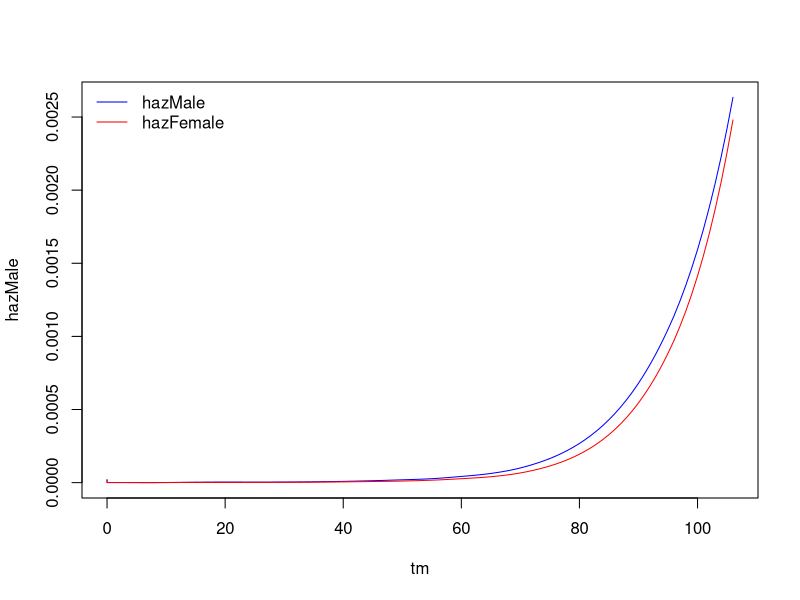
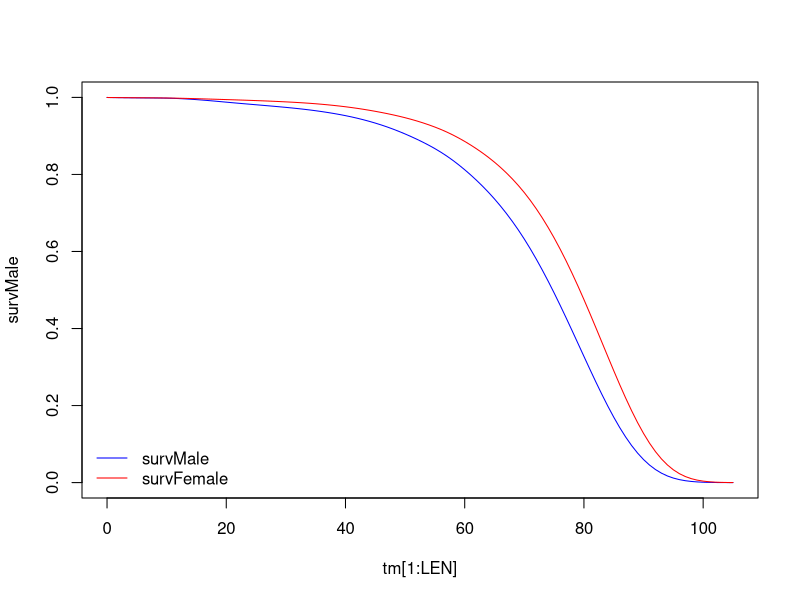
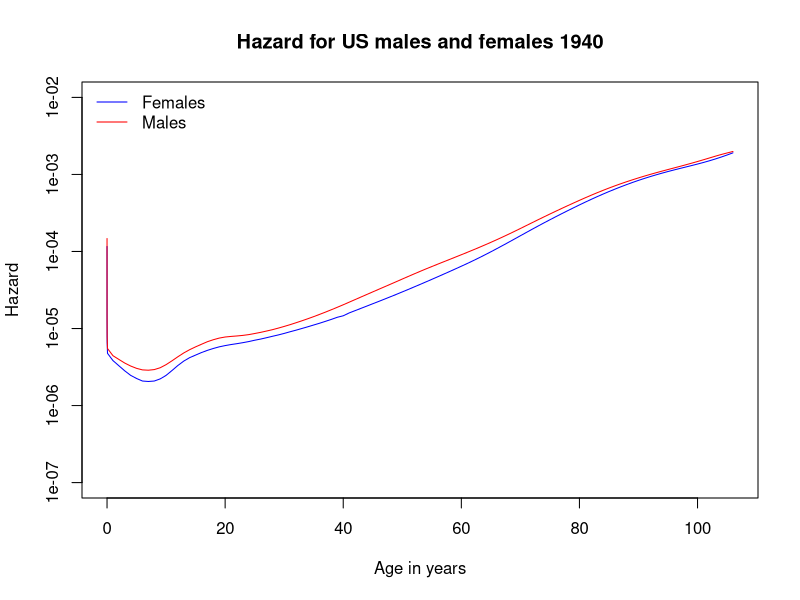
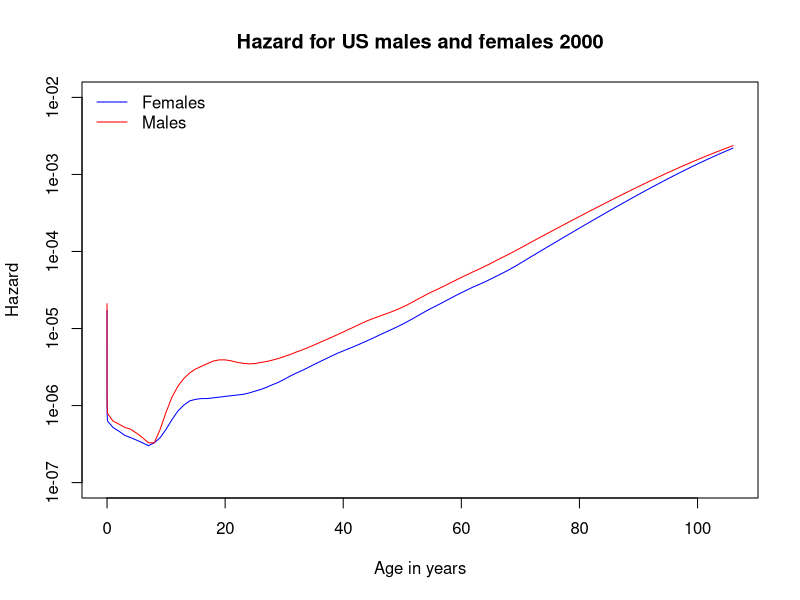
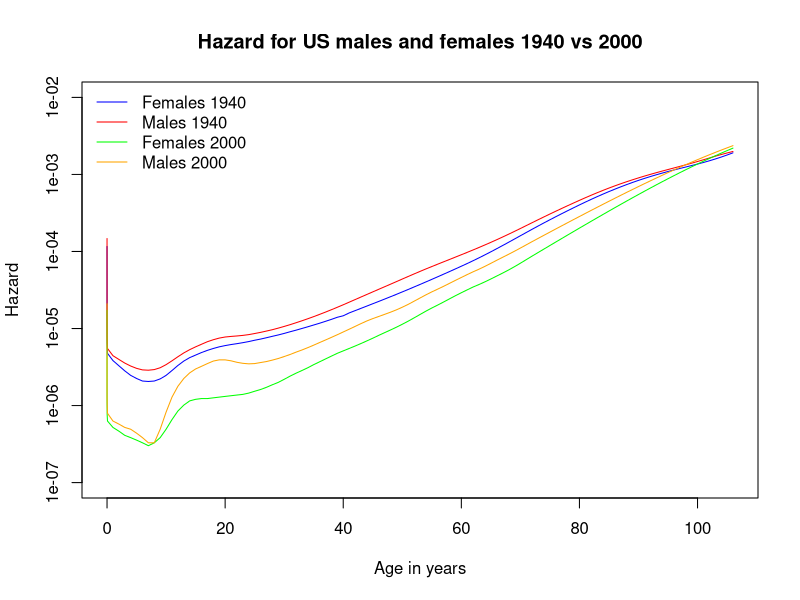
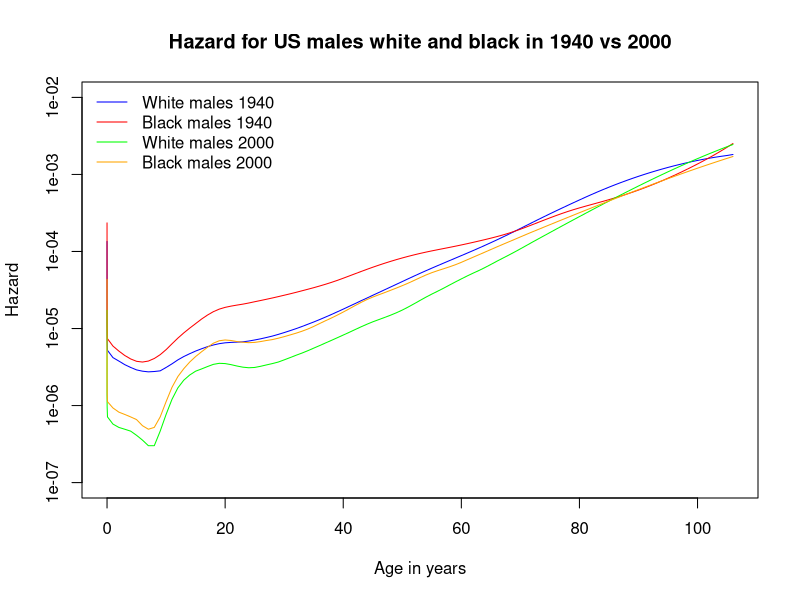

Recreate these plots in R, in order.
####################################################################
#                     Practica No.4
# Pregunta 
####################################################################

#install.packages("asaur")
#library(asaur)

#gastricXelox[23:27,]

#head(gastricXelox)
#head(pancreatic)

#
#install.packages("survival")
library(survival)
head(survexp.us)
str(survexp.us)

DAYS_BY_YEAR <- 365.25
#attach(survexp.us)
hazMale <- survexp.us[,"male","2004"]
hazFemale <- survexp.us[,"female","2004"]
tm <- c(0,
        1/DAYS_BY_YEAR,
        7/DAYS_BY_YEAR,
        28/DAYS_BY_YEAR,
        1:(dim(hazMale)-4))
tm
length(tm)
dim(hazMale)
dim(hazFemale)

plot(x = tm, y = hazMale, type = "l", col="blue",lwd=1)
lines(x = tm, y = hazFemale, type = "l", col="red",lwd=1)
legend("topleft",col=c("blue","red"),legend =c("hazMale","hazFemale"), lwd=1, bty = "n")


#plot(x = tm, y = hazFemale, type = "l")

# Calcula la integral como una suma de las áreas de los
# rectangulos
tm.diff <- diff(tm)
LEN <- length(tm.diff)
survMale <- exp(-cumsum(hazMale[1:LEN]*tm.diff)*DAYS_BY_YEAR)
survFemale <- exp(-cumsum(hazFemale[1:LEN]*tm.diff)*DAYS_BY_YEAR)

plot(x = tm[1:LEN], y = survMale, type = "l", col="blue",lwd=1)
#points(x = tm[1:LEN], y = survFemale, type = "l", col="green")
lines(x = tm[1:LEN], y = survFemale, type = "l", col="red",lwd=1)

legend("bottomleft",col=c("blue","red"),legend =c("survMale","survFemale"), lwd=1, bty = "n")

cbind(tm[1:LEN], tm.diff)

sum(survMale*tm.diff)
sum(survFemale*tm.diff)

##################################################################
#                       Exercises
##################################################################

##################################################################
# 2.1. Using the "survexp.us" data described in Example 2.2, plot
# the hazard functions for men and women in 1940 and 2000. Comment 
# on the change in mortality rates in children
##################################################################

# 1940
##################################################################
hazMale_1940 <- survexp.us[,"male","1940"]
hazFemale_1940 <- survexp.us[,"female","1940"]
tm_1940 <- c(0,
        1/DAYS_BY_YEAR,
        7/DAYS_BY_YEAR,
        28/DAYS_BY_YEAR,
        1:(dim(hazMale_1940)-4))

plot(x = tm, log = "y", y = hazFemale_1940, type = "l", col="blue", lwd=1, 
      ylab ="Hazard", xlab = "Age in years", 
      main ="Hazard for US males and females 1940", ylim=c(1e-07,1e-02))
lines(x = tm, y = hazMale_1940, type = "l", col="red",lwd=1)
legend("topleft",col=c("blue","red"),legend =c("Females","Males"), lwd=1, bty = "n")

# 2000
##################################################################

hazMale_2000 <- survexp.us[,"male","2000"]
hazFemale_2000 <- survexp.us[,"female","2000"]
tm_2000 <- c(0,
             1/DAYS_BY_YEAR,
             7/DAYS_BY_YEAR,
             28/DAYS_BY_YEAR,
             1:(dim(hazMale_2000)-4))

plot(x = tm, log = "y", y = hazFemale_2000, type = "l", col="blue", lwd=1, 
     ylab ="Hazard", xlab = "Age in years", 
     main ="Hazard for US males and females 2000", ylim=c(1e-07,1e-02))
lines(x = tm,  y = hazMale_2000, type = "l", col="red",lwd=1)
legend("topleft",col=c("blue","red"),legend =c("Females","Males"), lwd=1, bty = "n")


# 1940 - 2000
##################################################################

plot(x = tm, log = "y", y = hazFemale_1940, type = "l", col="blue", lwd=1, 
     ylab ="Hazard", xlab = "Age in years", 
     main ="Hazard for US males and females 1940 vs 2000", ylim=c(1e-07,1e-02))
lines(x = tm,  y = hazMale_1940, type = "l", col="red",lwd=1)
lines(x = tm,  y = hazFemale_2000, type = "l", col="green",lwd=1)
lines(x = tm,  y = hazMale_2000, type = "l", col="orange",lwd=1)
legend("topleft",col=c("blue","red","green","orange"),
       legend =c("Females 1940","Males 1940","Females 2000","Males 2000"), lwd=1, bty = "n")

##################################################################
# 2.2. Find the mean age of death separately for men and women for 1940
# and 2000.
##################################################################

# Se calcula la edad media de fallecimiento calculando el área
# debajo de la función de Hazard

# 1940
tm_1940.diff <- diff(tm_1940)
LEN <- length(tm_1940.diff)
survMale_1940 <- exp(-cumsum(hazMale_1940[1:LEN]*tm_1940.diff)*DAYS_BY_YEAR)
survFemale_1940 <- exp(-cumsum(hazFemale_1940[1:LEN]*tm_1940.diff)*DAYS_BY_YEAR)
sum(survMale_1940*tm_1940.diff)
sum(survFemale_1940*tm_1940.diff)

#2000
tm_2000.diff <- diff(tm_2000)
LEN <- length(tm_2000.diff)
survMale_2000 <- exp(-cumsum(hazMale_2000[1:LEN]*tm_2000.diff)*DAYS_BY_YEAR)
survFemale_2000 <- exp(-cumsum(hazFemale_2000[1:LEN]*tm_2000.diff)*DAYS_BY_YEAR)
sum(survMale_2000*tm_2000.diff)
sum(survFemale_2000*tm_2000.diff)


report <- data.frame(
  year = c("1940"," 2000"),
  male = c(sum(survMale_1940*tm_1940.diff),
           sum(survMale_2000*tm_2000.diff)),
  female = c(sum(survFemale_1940*tm_1940.diff),
             sum(survFemale_2000*tm_2000.diff))
)

report

##################################################################
# 2.3. The data set "survexp.usr" in the "survival" package is a four
# dimensional array of hazards in format similar to the "survexp.us"
# data set, with race (black or white) in the added dimension.Plot
# the hazard functions for black males and white males for 1940 and 2000
##################################################################

head(survexp.usr)
str(survexp.usr)
hazMaleWhite_1940 <- survexp.usr[,"male","white","1940"]
hazMaleWBlack_1940 <- survexp.usr[,"male","black","1940"]
hazMaleWhite_2000 <- survexp.usr[,"male","white","2000"]
hazMaleWBlack_2000 <- survexp.usr[,"male","black","2000"]

tm <- c(0,
         1/DAYS_BY_YEAR,
         7/DAYS_BY_YEAR,
         28/DAYS_BY_YEAR,
         1:(dim(hazMaleWBlack_2000)-4))  # Cualquier registro de los 4 se utiliza


plot(x = tm, log = "y", y = hazMaleWhite_1940, type = "l", col="blue", lwd=1, 
     ylab ="Hazard", xlab = "Age in years", 
     main ="Hazard for US males white and black in 1940 vs 2000", ylim=c(1e-07,1e-02))
lines(x = tm,  y = hazMaleWBlack_1940, type = "l", col="red",lwd=1)
lines(x = tm,  y = hazMaleWhite_2000, type = "l", col="green",lwd=1)
lines(x = tm,  y = hazMaleWBlack_2000, type = "l", col="orange",lwd=1)
legend("topleft",col=c("blue","red","green","orange"),
       legend =c("White males 1940","Black males 1940","White males 2000","Black males 2000"), lwd=1, bty = "n")

##################################################################
# 2.3. Consider the survival data in Exercise 1.1 Assuming that 
# these observations are from an exponential distribution, find LAMDA
# ESTIMATE and an estimate of var(lambda ESTIMATE)
##################################################################

